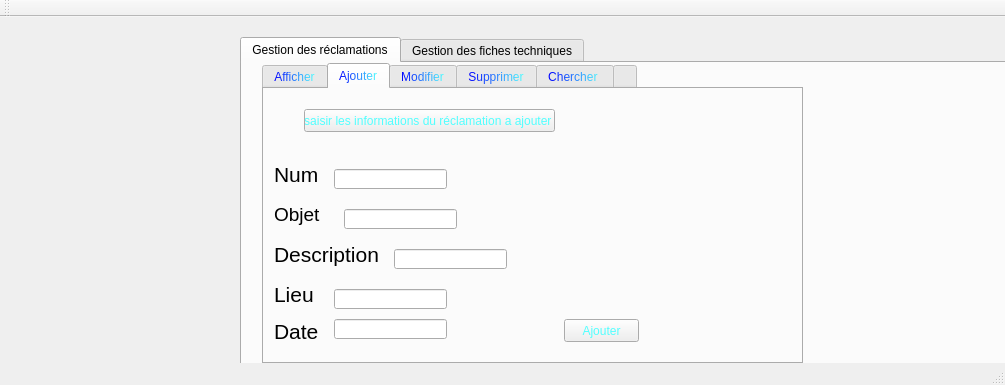
<?xml version="1.0" encoding="UTF-8"?>
<ui version="4.0">
 <class>MainWindow</class>
 <widget class="QMainWindow" name="MainWindow">
  <property name="geometry">
   <rect>
    <x>0</x>
    <y>0</y>
    <width>1005</width>
    <height>385</height>
   </rect>
  </property>
  <property name="windowTitle">
   <string>Gestion réclam et fiches</string>
  </property>
  <widget class="QWidget" name="centralWidget">
   <widget class="QTabWidget" name="gestiondesligneh">
    <property name="geometry">
     <rect>
      <x>240</x>
      <y>20</y>
      <width>782</width>
      <height>541</height>
     </rect>
    </property>
    <property name="currentIndex">
     <number>0</number>
    </property>
    <widget class="QWidget" name="tab_6">
     <attribute name="title">
      <string>Gestion des réclamations</string>
     </attribute>
     <widget class="QTabWidget" name="afficher_2">
      <property name="geometry">
       <rect>
        <x>20</x>
        <y>0</y>
        <width>541</width>
        <height>301</height>
       </rect>
      </property>
      <property name="maximumSize">
       <size>
        <width>541</width>
        <height>16777215</height>
       </size>
      </property>
      <property name="toolTip">
       <string>&lt;html&gt;&lt;head/&gt;&lt;body&gt;&lt;p&gt;&lt;br/&gt;&lt;/p&gt;&lt;/body&gt;&lt;/html&gt;</string>
      </property>
      <property name="whatsThis">
       <string>&lt;html&gt;&lt;head/&gt;&lt;body&gt;&lt;p&gt;afficher&lt;/p&gt;&lt;/body&gt;&lt;/html&gt;</string>
      </property>
      <property name="styleSheet">
       <string notr="true">color: qlineargradient(spread:pad, x1:0, y1:0, x2:1, y2:0, stop:0 rgba(0, 0, 255, 255), stop:1 rgba(82, 255, 255, 255));</string>
      </property>
      <property name="currentIndex">
       <number>1</number>
      </property>
      <widget class="QWidget" name="Afficher_2">
       <attribute name="title">
        <string>Afficher</string>
       </attribute>
       <widget class="QLabel" name="label_2">
        <property name="geometry">
         <rect>
          <x>0</x>
          <y>-40</y>
          <width>461</width>
          <height>381</height>
         </rect>
        </property>
        <property name="text">
         <string/>
        </property>
        <property name="pixmap">
         <pixmap>60342173_2276972439287605_1529191567795945472_n.jpg</pixmap>
        </property>
       </widget>
       <widget class="QTableView" name="tableView_3">
        <property name="geometry">
         <rect>
          <x>70</x>
          <y>50</y>
          <width>256</width>
          <height>192</height>
         </rect>
        </property>
       </widget>
      </widget>
      <widget class="QWidget" name="tabWidgetPage2_2">
       <attribute name="title">
        <string>Ajouter</string>
       </attribute>
       <widget class="QPushButton" name="pushButton_20">
        <property name="geometry">
         <rect>
          <x>40</x>
          <y>20</y>
          <width>251</width>
          <height>23</height>
         </rect>
        </property>
        <property name="text">
         <string>saisir les informations du réclamation a ajouter </string>
        </property>
       </widget>
       <widget class="QLabel" name="label">
        <property name="geometry">
         <rect>
          <x>10</x>
          <y>70</y>
          <width>71</width>
          <height>31</height>
         </rect>
        </property>
        <property name="text">
         <string>&lt;html&gt;&lt;head/&gt;&lt;body&gt;&lt;p&gt;&lt;span style=&quot; font-size:16pt;&quot;&gt;Num&lt;/span&gt;&lt;/p&gt;&lt;/body&gt;&lt;/html&gt;</string>
        </property>
       </widget>
       <widget class="QLabel" name="label_4">
        <property name="geometry">
         <rect>
          <x>10</x>
          <y>110</y>
          <width>61</width>
          <height>31</height>
         </rect>
        </property>
        <property name="text">
         <string>&lt;html&gt;&lt;head/&gt;&lt;body&gt;&lt;p&gt;&lt;span style=&quot; font-size:14pt;&quot;&gt;Objet&lt;/span&gt;&lt;/p&gt;&lt;/body&gt;&lt;/html&gt;</string>
        </property>
       </widget>
       <widget class="QLabel" name="label_5">
        <property name="geometry">
         <rect>
          <x>10</x>
          <y>230</y>
          <width>51</width>
          <height>21</height>
         </rect>
        </property>
        <property name="text">
         <string>&lt;html&gt;&lt;head/&gt;&lt;body&gt;&lt;p&gt;&lt;span style=&quot; font-size:16pt;&quot;&gt;Date&lt;/span&gt;&lt;/p&gt;&lt;/body&gt;&lt;/html&gt;</string>
        </property>
       </widget>
       <widget class="QLabel" name="label_6">
        <property name="geometry">
         <rect>
          <x>10</x>
          <y>190</y>
          <width>61</width>
          <height>31</height>
         </rect>
        </property>
        <property name="text">
         <string>&lt;html&gt;&lt;head/&gt;&lt;body&gt;&lt;p&gt;&lt;span style=&quot; font-size:16pt;&quot;&gt;Lieu&lt;/span&gt;&lt;/p&gt;&lt;/body&gt;&lt;/html&gt;</string>
        </property>
       </widget>
       <widget class="QLabel" name="label_7">
        <property name="geometry">
         <rect>
          <x>10</x>
          <y>140</y>
          <width>111</width>
          <height>51</height>
         </rect>
        </property>
        <property name="text">
         <string>&lt;html&gt;&lt;head/&gt;&lt;body&gt;&lt;p&gt;&lt;span style=&quot; font-size:16pt;&quot;&gt;Description&lt;/span&gt;&lt;/p&gt;&lt;/body&gt;&lt;/html&gt;</string>
        </property>
       </widget>
       <widget class="QLineEdit" name="lineEdit">
        <property name="geometry">
         <rect>
          <x>70</x>
          <y>80</y>
          <width>113</width>
          <height>20</height>
         </rect>
        </property>
       </widget>
       <widget class="QLineEdit" name="lineEdit_2">
        <property name="geometry">
         <rect>
          <x>80</x>
          <y>120</y>
          <width>113</width>
          <height>20</height>
         </rect>
        </property>
       </widget>
       <widget class="QLineEdit" name="lineEdit_3">
        <property name="geometry">
         <rect>
          <x>130</x>
          <y>160</y>
          <width>113</width>
          <height>20</height>
         </rect>
        </property>
       </widget>
       <widget class="QLineEdit" name="lineEdit_4">
        <property name="geometry">
         <rect>
          <x>70</x>
          <y>200</y>
          <width>113</width>
          <height>20</height>
         </rect>
        </property>
       </widget>
       <widget class="QLineEdit" name="lineEdit_5">
        <property name="geometry">
         <rect>
          <x>70</x>
          <y>230</y>
          <width>113</width>
          <height>20</height>
         </rect>
        </property>
       </widget>
       <widget class="QPushButton" name="pb_ajouter">
        <property name="geometry">
         <rect>
          <x>300</x>
          <y>230</y>
          <width>75</width>
          <height>23</height>
         </rect>
        </property>
        <property name="text">
         <string>Ajouter</string>
        </property>
       </widget>
      </widget>
      <widget class="QWidget" name="tab_7">
       <attribute name="title">
        <string>Modifier</string>
       </attribute>
       <widget class="QPushButton" name="pushButton_34">
        <property name="geometry">
         <rect>
          <x>50</x>
          <y>30</y>
          <width>251</width>
          <height>23</height>
         </rect>
        </property>
        <property name="text">
         <string>saisir les informations du réclamation à modifier </string>
        </property>
       </widget>
       <widget class="QLabel" name="label_11">
        <property name="geometry">
         <rect>
          <x>20</x>
          <y>60</y>
          <width>71</width>
          <height>31</height>
         </rect>
        </property>
        <property name="text">
         <string>&lt;html&gt;&lt;head/&gt;&lt;body&gt;&lt;p&gt;&lt;span style=&quot; font-size:16pt;&quot;&gt;Num&lt;/span&gt;&lt;/p&gt;&lt;/body&gt;&lt;/html&gt;</string>
        </property>
       </widget>
       <widget class="QLabel" name="label_12">
        <property name="geometry">
         <rect>
          <x>20</x>
          <y>100</y>
          <width>61</width>
          <height>31</height>
         </rect>
        </property>
        <property name="text">
         <string>&lt;html&gt;&lt;head/&gt;&lt;body&gt;&lt;p&gt;&lt;span style=&quot; font-size:14pt;&quot;&gt;Objet&lt;/span&gt;&lt;/p&gt;&lt;/body&gt;&lt;/html&gt;</string>
        </property>
       </widget>
       <widget class="QLabel" name="label_13">
        <property name="geometry">
         <rect>
          <x>20</x>
          <y>130</y>
          <width>111</width>
          <height>51</height>
         </rect>
        </property>
        <property name="text">
         <string>&lt;html&gt;&lt;head/&gt;&lt;body&gt;&lt;p&gt;&lt;span style=&quot; font-size:16pt;&quot;&gt;Description&lt;/span&gt;&lt;/p&gt;&lt;/body&gt;&lt;/html&gt;</string>
        </property>
       </widget>
       <widget class="QLabel" name="label_14">
        <property name="geometry">
         <rect>
          <x>20</x>
          <y>180</y>
          <width>61</width>
          <height>31</height>
         </rect>
        </property>
        <property name="text">
         <string>&lt;html&gt;&lt;head/&gt;&lt;body&gt;&lt;p&gt;&lt;span style=&quot; font-size:16pt;&quot;&gt;Lieu&lt;/span&gt;&lt;/p&gt;&lt;/body&gt;&lt;/html&gt;</string>
        </property>
       </widget>
       <widget class="QLabel" name="label_15">
        <property name="geometry">
         <rect>
          <x>20</x>
          <y>220</y>
          <width>51</width>
          <height>21</height>
         </rect>
        </property>
        <property name="text">
         <string>&lt;html&gt;&lt;head/&gt;&lt;body&gt;&lt;p&gt;&lt;span style=&quot; font-size:16pt;&quot;&gt;Date&lt;/span&gt;&lt;/p&gt;&lt;/body&gt;&lt;/html&gt;</string>
        </property>
       </widget>
       <widget class="QLineEdit" name="lineEdit_9">
        <property name="geometry">
         <rect>
          <x>80</x>
          <y>70</y>
          <width>113</width>
          <height>20</height>
         </rect>
        </property>
       </widget>
       <widget class="QLineEdit" name="lineEdit_10">
        <property name="geometry">
         <rect>
          <x>80</x>
          <y>110</y>
          <width>113</width>
          <height>20</height>
         </rect>
        </property>
       </widget>
       <widget class="QLineEdit" name="lineEdit_11">
        <property name="geometry">
         <rect>
          <x>140</x>
          <y>150</y>
          <width>113</width>
          <height>20</height>
         </rect>
        </property>
       </widget>
       <widget class="QLineEdit" name="lineEdit_12">
        <property name="geometry">
         <rect>
          <x>80</x>
          <y>190</y>
          <width>113</width>
          <height>20</height>
         </rect>
        </property>
       </widget>
       <widget class="QLineEdit" name="lineEdit_13">
        <property name="geometry">
         <rect>
          <x>80</x>
          <y>230</y>
          <width>113</width>
          <height>20</height>
         </rect>
        </property>
       </widget>
      </widget>
      <widget class="QWidget" name="tab_8">
       <attribute name="title">
        <string>Supprimer</string>
       </attribute>
       <widget class="QPushButton" name="pushButton_35">
        <property name="geometry">
         <rect>
          <x>40</x>
          <y>30</y>
          <width>251</width>
          <height>23</height>
         </rect>
        </property>
        <property name="text">
         <string>saisir les informations du réclamation à supprimer </string>
        </property>
       </widget>
       <widget class="QLineEdit" name="lineEdit_14">
        <property name="geometry">
         <rect>
          <x>90</x>
          <y>90</y>
          <width>113</width>
          <height>20</height>
         </rect>
        </property>
       </widget>
       <widget class="QLabel" name="label_16">
        <property name="geometry">
         <rect>
          <x>10</x>
          <y>80</y>
          <width>71</width>
          <height>31</height>
         </rect>
        </property>
        <property name="text">
         <string>&lt;html&gt;&lt;head/&gt;&lt;body&gt;&lt;p&gt;&lt;span style=&quot; font-size:16pt;&quot;&gt;Num&lt;/span&gt;&lt;/p&gt;&lt;/body&gt;&lt;/html&gt;</string>
        </property>
       </widget>
       <widget class="QPushButton" name="pb_supprimer">
        <property name="geometry">
         <rect>
          <x>280</x>
          <y>170</y>
          <width>75</width>
          <height>23</height>
         </rect>
        </property>
        <property name="text">
         <string>Supprimer</string>
        </property>
       </widget>
      </widget>
      <widget class="QWidget" name="tab_9">
       <attribute name="title">
        <string>Chercher </string>
       </attribute>
       <widget class="QLabel" name="label_17">
        <property name="geometry">
         <rect>
          <x>20</x>
          <y>60</y>
          <width>71</width>
          <height>31</height>
         </rect>
        </property>
        <property name="text">
         <string>&lt;html&gt;&lt;head/&gt;&lt;body&gt;&lt;p&gt;&lt;span style=&quot; font-size:16pt;&quot;&gt;Num&lt;/span&gt;&lt;/p&gt;&lt;/body&gt;&lt;/html&gt;</string>
        </property>
       </widget>
       <widget class="QLineEdit" name="lineEdit_15">
        <property name="geometry">
         <rect>
          <x>90</x>
          <y>70</y>
          <width>113</width>
          <height>20</height>
         </rect>
        </property>
       </widget>
      </widget>
      <widget class="QWidget" name="tab_10">
       <attribute name="title">
        <string/>
       </attribute>
       <widget class="QPushButton" name="pushButton_51">
        <property name="geometry">
         <rect>
          <x>120</x>
          <y>70</y>
          <width>221</width>
          <height>81</height>
         </rect>
        </property>
        <property name="text">
         <string>choisir le critére du statistique </string>
        </property>
       </widget>
      </widget>
     </widget>
    </widget>
    <widget class="QWidget" name="tab_5">
     <attribute name="title">
      <string>Gestion des fiches techniques</string>
     </attribute>
     <widget class="QTabWidget" name="afficher">
      <property name="geometry">
       <rect>
        <x>0</x>
        <y>0</y>
        <width>541</width>
        <height>281</height>
       </rect>
      </property>
      <property name="maximumSize">
       <size>
        <width>541</width>
        <height>16777215</height>
       </size>
      </property>
      <property name="toolTip">
       <string>&lt;html&gt;&lt;head/&gt;&lt;body&gt;&lt;p&gt;&lt;br/&gt;&lt;/p&gt;&lt;/body&gt;&lt;/html&gt;</string>
      </property>
      <property name="whatsThis">
       <string>&lt;html&gt;&lt;head/&gt;&lt;body&gt;&lt;p&gt;afficher&lt;/p&gt;&lt;/body&gt;&lt;/html&gt;</string>
      </property>
      <property name="styleSheet">
       <string notr="true">color: qlineargradient(spread:pad, x1:0, y1:0, x2:1, y2:0, stop:0 rgba(0, 0, 255, 255), stop:1 rgba(82, 255, 255, 255));</string>
      </property>
      <property name="currentIndex">
       <number>4</number>
      </property>
      <widget class="QWidget" name="Afficher">
       <attribute name="title">
        <string>Afficher</string>
       </attribute>
       <widget class="QLabel" name="label_3">
        <property name="geometry">
         <rect>
          <x>330</x>
          <y>140</y>
          <width>47</width>
          <height>71</height>
         </rect>
        </property>
        <property name="text">
         <string/>
        </property>
        <property name="pixmap">
         <pixmap>Employes-lg.png</pixmap>
        </property>
       </widget>
       <widget class="QTableView" name="tableView_2">
        <property name="geometry">
         <rect>
          <x>90</x>
          <y>30</y>
          <width>256</width>
          <height>192</height>
         </rect>
        </property>
       </widget>
      </widget>
      <widget class="QWidget" name="tabWidgetPage2">
       <attribute name="title">
        <string>Ajouter</string>
       </attribute>
       <widget class="QPushButton" name="pushButton_15">
        <property name="geometry">
         <rect>
          <x>40</x>
          <y>30</y>
          <width>251</width>
          <height>23</height>
         </rect>
        </property>
        <property name="text">
         <string>saisir les information du fiche technique à ajouter </string>
        </property>
       </widget>
       <widget class="QLabel" name="label_8">
        <property name="geometry">
         <rect>
          <x>30</x>
          <y>90</y>
          <width>51</width>
          <height>21</height>
         </rect>
        </property>
        <property name="text">
         <string>&lt;html&gt;&lt;head/&gt;&lt;body&gt;&lt;p&gt;&lt;span style=&quot; font-size:16pt;&quot;&gt;Ref&lt;/span&gt;&lt;/p&gt;&lt;/body&gt;&lt;/html&gt;</string>
        </property>
       </widget>
       <widget class="QLabel" name="label_9">
        <property name="geometry">
         <rect>
          <x>30</x>
          <y>140</y>
          <width>51</width>
          <height>21</height>
         </rect>
        </property>
        <property name="text">
         <string>&lt;html&gt;&lt;head/&gt;&lt;body&gt;&lt;p&gt;&lt;span style=&quot; font-size:16pt;&quot;&gt;Etat&lt;/span&gt;&lt;/p&gt;&lt;/body&gt;&lt;/html&gt;</string>
        </property>
       </widget>
       <widget class="QLabel" name="label_10">
        <property name="geometry">
         <rect>
          <x>30</x>
          <y>190</y>
          <width>201</width>
          <height>31</height>
         </rect>
        </property>
        <property name="text">
         <string>&lt;html&gt;&lt;head/&gt;&lt;body&gt;&lt;p&gt;&lt;span style=&quot; font-size:16pt;&quot;&gt;Date de maintenance&lt;/span&gt;&lt;/p&gt;&lt;/body&gt;&lt;/html&gt;</string>
        </property>
       </widget>
       <widget class="QLineEdit" name="lineEdit_6">
        <property name="geometry">
         <rect>
          <x>80</x>
          <y>100</y>
          <width>113</width>
          <height>20</height>
         </rect>
        </property>
       </widget>
       <widget class="QLineEdit" name="lineEdit_7">
        <property name="geometry">
         <rect>
          <x>80</x>
          <y>150</y>
          <width>113</width>
          <height>20</height>
         </rect>
        </property>
       </widget>
       <widget class="QLineEdit" name="lineEdit_8">
        <property name="geometry">
         <rect>
          <x>240</x>
          <y>200</y>
          <width>113</width>
          <height>20</height>
         </rect>
        </property>
       </widget>
       <widget class="QPushButton" name="pb_ajouterf">
        <property name="geometry">
         <rect>
          <x>390</x>
          <y>210</y>
          <width>75</width>
          <height>23</height>
         </rect>
        </property>
        <property name="text">
         <string>Ajouter</string>
        </property>
       </widget>
      </widget>
      <widget class="QWidget" name="tab_2">
       <attribute name="title">
        <string>Modifier</string>
       </attribute>
       <widget class="QPushButton" name="pushButton_38">
        <property name="geometry">
         <rect>
          <x>50</x>
          <y>30</y>
          <width>251</width>
          <height>23</height>
         </rect>
        </property>
        <property name="text">
         <string>saisir les information du fiche technique à ajouter </string>
        </property>
       </widget>
       <widget class="QLabel" name="label_20">
        <property name="geometry">
         <rect>
          <x>30</x>
          <y>80</y>
          <width>51</width>
          <height>21</height>
         </rect>
        </property>
        <property name="text">
         <string>&lt;html&gt;&lt;head/&gt;&lt;body&gt;&lt;p&gt;&lt;span style=&quot; font-size:16pt;&quot;&gt;Ref&lt;/span&gt;&lt;/p&gt;&lt;/body&gt;&lt;/html&gt;</string>
        </property>
       </widget>
       <widget class="QLabel" name="label_21">
        <property name="geometry">
         <rect>
          <x>30</x>
          <y>130</y>
          <width>51</width>
          <height>21</height>
         </rect>
        </property>
        <property name="text">
         <string>&lt;html&gt;&lt;head/&gt;&lt;body&gt;&lt;p&gt;&lt;span style=&quot; font-size:16pt;&quot;&gt;Etat&lt;/span&gt;&lt;/p&gt;&lt;/body&gt;&lt;/html&gt;</string>
        </property>
       </widget>
       <widget class="QLabel" name="label_22">
        <property name="geometry">
         <rect>
          <x>30</x>
          <y>180</y>
          <width>201</width>
          <height>31</height>
         </rect>
        </property>
        <property name="text">
         <string>&lt;html&gt;&lt;head/&gt;&lt;body&gt;&lt;p&gt;&lt;span style=&quot; font-size:16pt;&quot;&gt;Date de maintenance&lt;/span&gt;&lt;/p&gt;&lt;/body&gt;&lt;/html&gt;</string>
        </property>
       </widget>
       <widget class="QLineEdit" name="lineEdit_18">
        <property name="geometry">
         <rect>
          <x>90</x>
          <y>80</y>
          <width>113</width>
          <height>20</height>
         </rect>
        </property>
       </widget>
       <widget class="QLineEdit" name="lineEdit_19">
        <property name="geometry">
         <rect>
          <x>90</x>
          <y>130</y>
          <width>113</width>
          <height>20</height>
         </rect>
        </property>
       </widget>
       <widget class="QLineEdit" name="lineEdit_20">
        <property name="geometry">
         <rect>
          <x>240</x>
          <y>190</y>
          <width>113</width>
          <height>20</height>
         </rect>
        </property>
       </widget>
      </widget>
      <widget class="QWidget" name="tab_4">
       <attribute name="title">
        <string>Supprimer</string>
       </attribute>
       <widget class="QPushButton" name="pushButton_41">
        <property name="geometry">
         <rect>
          <x>70</x>
          <y>30</y>
          <width>251</width>
          <height>23</height>
         </rect>
        </property>
        <property name="text">
         <string>saisir les information du fiche technique à ajouter </string>
        </property>
       </widget>
       <widget class="QLabel" name="label_19">
        <property name="geometry">
         <rect>
          <x>20</x>
          <y>100</y>
          <width>51</width>
          <height>21</height>
         </rect>
        </property>
        <property name="text">
         <string>&lt;html&gt;&lt;head/&gt;&lt;body&gt;&lt;p&gt;&lt;span style=&quot; font-size:16pt;&quot;&gt;Ref&lt;/span&gt;&lt;/p&gt;&lt;/body&gt;&lt;/html&gt;</string>
        </property>
       </widget>
       <widget class="QLineEdit" name="lineEdit_17">
        <property name="geometry">
         <rect>
          <x>90</x>
          <y>100</y>
          <width>113</width>
          <height>20</height>
         </rect>
        </property>
       </widget>
       <widget class="QPushButton" name="pb_supprimer2">
        <property name="geometry">
         <rect>
          <x>260</x>
          <y>170</y>
          <width>75</width>
          <height>23</height>
         </rect>
        </property>
        <property name="text">
         <string>Supprimer</string>
        </property>
       </widget>
      </widget>
      <widget class="QWidget" name="tab_3">
       <attribute name="title">
        <string>Chercher </string>
       </attribute>
       <widget class="QLineEdit" name="lineEdit_16">
        <property name="geometry">
         <rect>
          <x>100</x>
          <y>70</y>
          <width>113</width>
          <height>20</height>
         </rect>
        </property>
       </widget>
       <widget class="QLabel" name="label_18">
        <property name="geometry">
         <rect>
          <x>30</x>
          <y>70</y>
          <width>51</width>
          <height>21</height>
         </rect>
        </property>
        <property name="text">
         <string>&lt;html&gt;&lt;head/&gt;&lt;body&gt;&lt;p&gt;&lt;span style=&quot; font-size:16pt;&quot;&gt;Ref&lt;/span&gt;&lt;/p&gt;&lt;/body&gt;&lt;/html&gt;</string>
        </property>
       </widget>
      </widget>
      <widget class="QWidget" name="tab">
       <attribute name="title">
        <string/>
       </attribute>
       <widget class="QPushButton" name="pushButton_52">
        <property name="geometry">
         <rect>
          <x>130</x>
          <y>80</y>
          <width>221</width>
          <height>81</height>
         </rect>
        </property>
        <property name="text">
         <string>choisir le critére du statistique </string>
        </property>
       </widget>
      </widget>
     </widget>
    </widget>
   </widget>
  </widget>
  <widget class="QMenuBar" name="menuBar">
   <property name="geometry">
    <rect>
     <x>0</x>
     <y>0</y>
     <width>1005</width>
     <height>21</height>
    </rect>
   </property>
  </widget>
  <widget class="QToolBar" name="mainToolBar">
   <attribute name="toolBarArea">
    <enum>TopToolBarArea</enum>
   </attribute>
   <attribute name="toolBarBreak">
    <bool>false</bool>
   </attribute>
  </widget>
  <widget class="QStatusBar" name="statusBar"/>
 </widget>
 <layoutdefault spacing="6" margin="11"/>
 <resources/>
 <connections/>
</ui>
